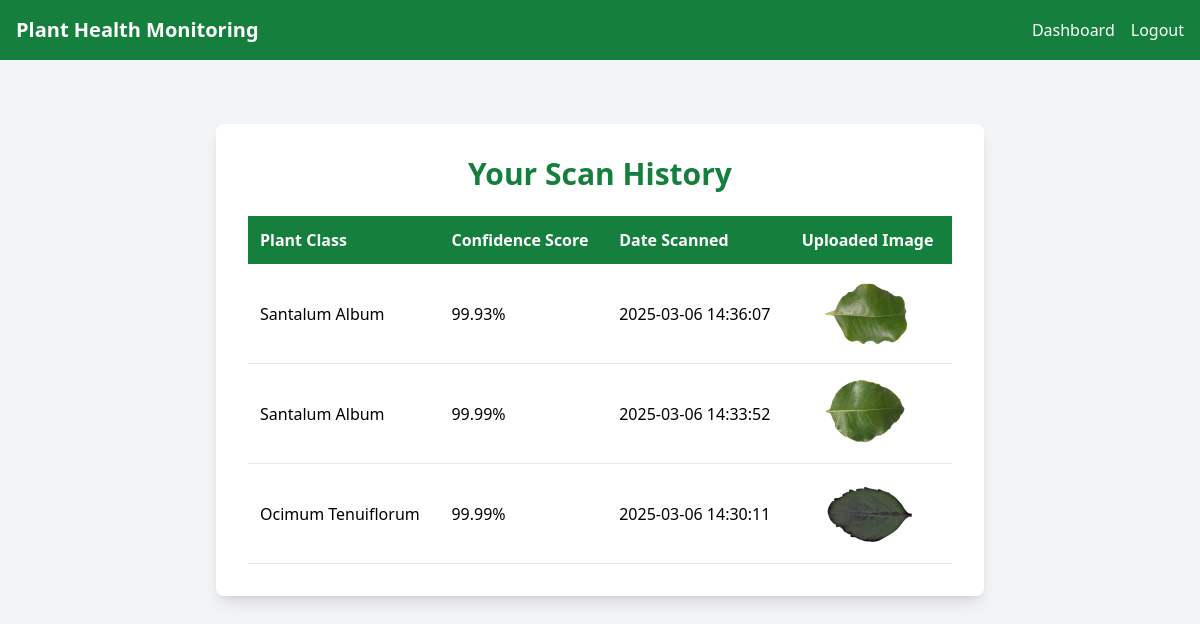
Screenshot of /history (signed in) with the database file from the repository.
### tables this page shows
CREATE TABLE scan_history (
            id INTEGER PRIMARY KEY AUTOINCREMENT,
            user_id INTEGER NOT NULL,
            class_name TEXT NOT NULL,
            confidence_score REAL NOT NULL,
            timestamp DATETIME DEFAULT CURRENT_TIMESTAMP,
            image TEXT NOT NULL,
            FOREIGN KEY (user_id) REFERENCES users(id)
        );

### app.py (the view)
@app.route('/history')
def history():
    if 'user_id' not in session:
        flash('Please log in to view your scan history.', 'info')
        return redirect(url_for('login'))
    with get_db() as conn:
        cursor = conn.cursor()
        cursor.execute("""
            SELECT class_name, confidence_score, timestamp ,image
            FROM scan_history
            WHERE user_id = ?
            ORDER BY timestamp DESC
        """, (session['user_id'],))
        scan_results = cursor.fetchall()
    return render_template('history.html', scans=scan_results)

### app.py (called while the page is built)
def get_db():
    conn = sqlite3.connect(DATABASE)
    conn.row_factory = sqlite3.Row
    return conn

### templates/history.html (shortened to what this page needs)
<!DOCTYPE html>
<html lang="en">
<head>
    <script src="https://cdn.tailwindcss.com"></script>
</head>
<body class="bg-gray-100">
    <nav class="bg-green-700 p-4">
        <div class="flex justify-between items-center">
            <a href="/" class="text-white font-bold text-xl">Plant Health Monitoring</a>
            <div class="flex space-x-4">
                <a href="/dashboard" class="text-white">Dashboard</a>
                <a href="/logout" class="text-white">Logout</a>
            </div>
        </div>
    </nav>
    <section class="py-16 px-6">
        <div class="container mx-auto max-w-3xl bg-white p-8 rounded-lg shadow-lg">
            <h2 class="text-3xl font-bold text-center text-green-700 mb-6">Your Scan History</h2>
            {% if scans %}
                <table class="w-full text-left border-collapse">
                    <thead>
                        <tr class="bg-green-700 text-white">
                            <th class="p-3">Plant Class</th>
                            <th class="p-3">Confidence Score</th>
                            <th class="p-3">Date Scanned</th>
                            <th class="p-3">Uploaded Image</th>
                        </tr>
                    </thead>
                    <tbody>
                        {% for scan in scans %}
                        <tr class="border-b">
                            <td class="p-3">{{ scan.class_name }}</td>
                            <td class="p-3">{{ scan.confidence_score|round(2) }}%</td>
                            <td class="p-3">{{ scan.timestamp }}</td>
                            <td class="p-3">
                                {% if scan.image %}
                                    <img src="../uploads/{{ scan.image }}" alt="Uploaded Image" class="max-w-[100px] h-auto mx-auto rounded-md">
                                {% else %}
                                    <p>No Image</p>
                                {% endif %}
                            </td>
                        </tr>
                        {% endfor %}
                    </tbody>
                </table>
            {% else %}
                <p class="text-center text-gray-700">No scan history available.</p>
            {% endif %}
        </div>
    </section>
</body>
</html>

### rows the page displays
scan_history: class_name "Santalum Album", confidence_score "99.93", timestamp "2025-03-06 14:36:07", image (picture)
scan_history: class_name "Santalum Album", confidence_score "99.99", timestamp "2025-03-06 14:33:52", image (picture)
scan_history: class_name "Ocimum Tenuiflorum", confidence_score "99.99", timestamp "2025-03-06 14:30:11", image (picture)
